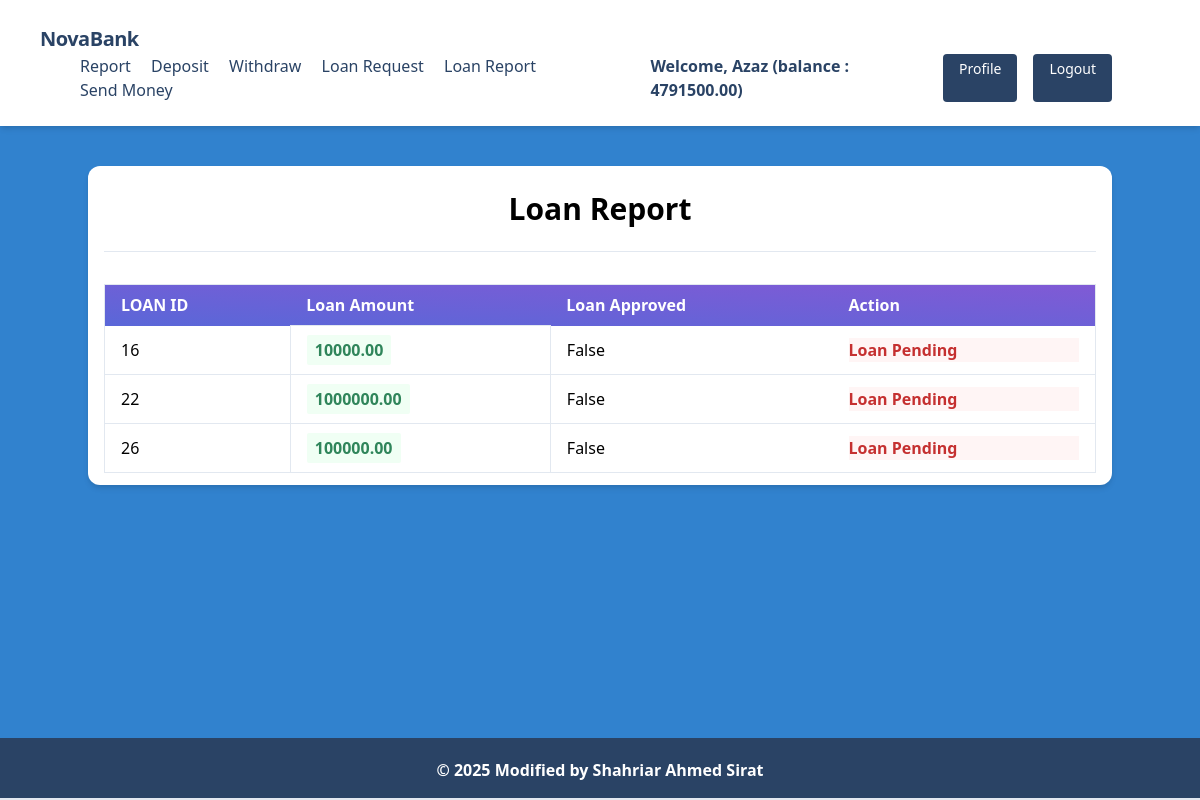
/transactions/loans/ (signed in), run on the app's committed database.
### accounts/models.py (models this page shows, shortened)
class UserBankAccount(models.Model):
    user = models.OneToOneField(User, related_name='account', on_delete=models.CASCADE)
    account_type = models.CharField(max_length=10, choices=ACCOUNT_TYPE)
    account_no = models.IntegerField(unique=True)
    birth_date = models.DateField(null=True, blank=True)
    gender = models.CharField(max_length=10, choices=GENDER_TYPE)
    initial_deposite_date = models.DateField(auto_now_add=True)
    balance = models.DecimalField(default=0, max_digits=12, decimal_places=2)

### transactions/models.py (models this page shows)
class Transaction(models.Model):
    account = models.ForeignKey(UserBankAccount, related_name = 'transactions', on_delete = models.CASCADE) # ekjon user er multiple transactions hote pare
    amount = models.DecimalField(decimal_places=2, max_digits = 12)
    balance_after_transaction = models.DecimalField(decimal_places=2, max_digits = 12)
    transaction_type = models.IntegerField(choices=TRANSACTION_TYPE, null = True)
    timestamp = models.DateTimeField(auto_now_add=True)
    loan_approve = models.BooleanField(default=False)
    class Meta:
        ordering = ['timestamp']

### transactions/views.py (the view)
# urls.py: path("loans/", LoanListView.as_view(), name="loan_list"),
class LoanListView(LoginRequiredMixin,ListView):
    model = Transaction
    template_name = 'loan_request.html'
    context_object_name = 'loans'
    def get_queryset(self):
        user_account = self.request.user.account
        queryset = Transaction.objects.filter(account=user_account,transaction_type=3)
        print(queryset)
        return queryset

### transactions/templates/loan_request.html (shortened to what this page needs)
{% extends 'base.html' %}
{% block content %}
<div class="my-10 py-3 px-4 bg-white rounded-xl shadow-md">
  <h1 class="font-bold text-3xl text-center pb-5 pt-2">Loan Report</h1>
  <hr />
  <table
    class="table-auto mx-auto w-full px-5 rounded-xl mt-8 border dark:border-neutral-500"
  >
    <thead class="bg-purple-900 text-white text-left">
      <tr
        class="bg-gradient-to-tr from-indigo-600 to-purple-600 rounded-md py-2 px-4 text-white font-bold"
      >
        <th class="px-4 py-2">LOAN ID</th>
        <th class="px-4 py-2">Loan Amount</th>
        <th class="px-4 py-2">Loan Approved</th>
        <th class="px-4 py-2">Action</th>
      </tr>
    </thead>
    <tbody>
      {% for loan in loans %}
      <tr class="border-b dark:border-neutral-500">
        <td class="px-4 py-2">
         {{ loan.id }}
        </td>
        <td class="px-4 py-3 text-s border">
          <span
            class="px-2 py-1 font-bold leading-tight rounded-sm text-green-700 bg-green-100"
          >
            {{ loan.amount }}
          </span>
        </td>
        <td class="px-4 py-2">
          {{ loan.loan_approve }}
        </td>
        <td class="px-4 py-2">
          {% if loan.loan_approve %}
          <a class="font-bold bg-red-900 text-white hover:text-blue-900 hover:bg-white border border-blue-900 font-bold px-4 py-2 rounded-lg" href='{% url "pay" loan.id %}'>Pay</a>
          {% else %}
          <p class="font-bold text-red-700 bg-red-100">Loan Pending</p>
          {% endif %}
        </td>
      </tr>
      {% endfor %}
    </tbody>
  </table>
</div>
{% endblock %}

### core/templates/base.html (shortened to what this page needs)
{% load static %}
<!DOCTYPE html>
<html lang="en">
  <head>
    <link
      href="https://unpkg.com/tailwindcss@^1.0/dist/tailwind.min.css"
      rel="stylesheet"
    />
  </head>
  <body class="bg-blue-600">
    {% include 'navbar.html' %} {% block body %}
    <div class="lg:container lg:mx-auto" id="main">
      {% include 'messages.html' %} {% block content %} {% endblock %}
    </div>
    {% include 'footer.html' %} {% endblock %}
  </body>
</html>

### core/templates/navbar.html (shortened to what this page needs)
<nav
  class="flex items-center justify-between flex-wrap bg-white p-6 px-10 sticky top-0 z-50 shadow-md"
>
  <div class="flex items-center flex-shrink-0 text-white mr-6">
    <span class="font-semibold text-xl tracking-tight text-blue-900"
      ><a href="/">NovaBank</a></span
    >
  </div>
  <div class="w-full block flex-grow lg:flex lg:items-center lg:w-auto px-10">
    {% if request.user.is_authenticated %}
    <div class="text-md lg:flex-grow">
      <a
        href="{% url 'transaction_report' %}"
        class="block mt-4 lg:inline-block lg:mt-0 text-blue-900 hover:text-red-900 hover:font-black mr-4"
      >
        Report
      </a>
      <a
        href="{% url 'deposit_money' %}"
        class="block mt-4 lg:inline-block lg:mt-0 text-blue-900 hover:text-red-900 hover:font-black mr-4"
      >
        Deposit
      </a>
      <a
        href="{% url 'withdraw_money' %}"
        class="block mt-4 lg:inline-block lg:mt-0 text-blue-900 hover:text-red-900 hover:font-black mr-4"
      >
        Withdraw
      </a>
      <a
        href="{% url 'loan_request' %}"
        class="block mt-4 lg:inline-block lg:mt-0 text-blue-900 hover:text-red-900 hover:font-black mr-4"
      >
        Loan Request
      </a>
      <a
        href="{% url 'loan_list' %}"
        class="block mt-4 lg:inline-block lg:mt-0 text-blue-900 hover:text-red-900 hover:font-black mr-4"
      >
        Loan Report
      </a>
      <a
        href="{% url 'transfer' %}"
        class="block mt-4 lg:inline-block lg:mt-0 text-blue-900 hover:text-red-900 hover:font-black mr-4"
      >
        Send Money
      </a>
    </div>
    <div class="flex w-auto">
      <div class="text-blue-900 my-auto font-black px-5">
        Welcome, {{ request.user.first_name }} (balance :
        {{request.user.account.balance}})
      </div>
      <a
        href="{% url 'profile' %}"
        class="mx-2 inline-block font-medium text-sm px-4 py-2 leading-none bg-blue-900 rounded text-white border-white hover:border-transparent hover:text-dark hover:bg-red-700 mt-4 lg:mt-0"
        >Profile</a
      >
      <a
        href="{% url 'logout' %}"
        class="mx-2 inline-block font-medium text-sm px-4 py-2 leading-none bg-blue-900 rounded text-white border-white hover:border-transparent hover:text-dark hover:bg-red-700 mt-4 lg:mt-0"
        >Logout</a
      >
    </div>
    {% endif %}
  </div>
</nav>

### core/templates/footer.html
<footer class="footer bg-blue-900 text-white relative border-b-2 mt-10">
    <div class="container mx-auto px-6">
        <div class="mt-5 flex flex-col items-center">
            <div class="sm:w-2/3 text-center py-0 pb-2">
                <p class="text-md text-white font-bold mb-2">
                    © {% now "Y" %} Modified by Shahriar Ahmed Sirat
                </p>
            </div>
        </div>
    </div>
</footer>

### core/templates/base.html (style rules this page uses)
footer { position: fixed !important; bottom: 0 !important; width: 100%; }

### data on the page
Transaction: id "16", amount "10000.00", loan_approve "False", shows "Loan Pending"
Transaction: id "22", amount "1000000.00", loan_approve "False", shows "Loan Pending"
Transaction: id "26", amount "100000.00", loan_approve "False", shows "Loan Pending"

### other printed values
{{ request.user.first_name }} "Azaz"
{{ request.user.account.balance }} "4791500.00"
